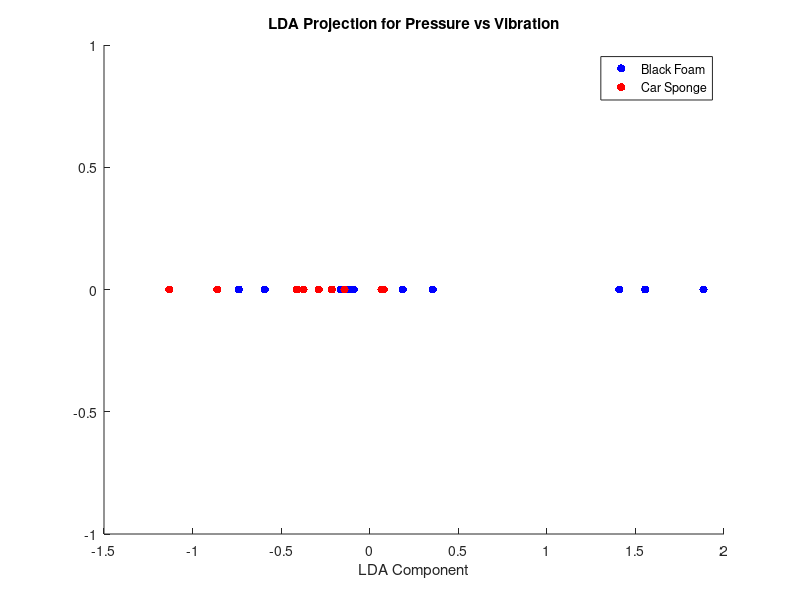
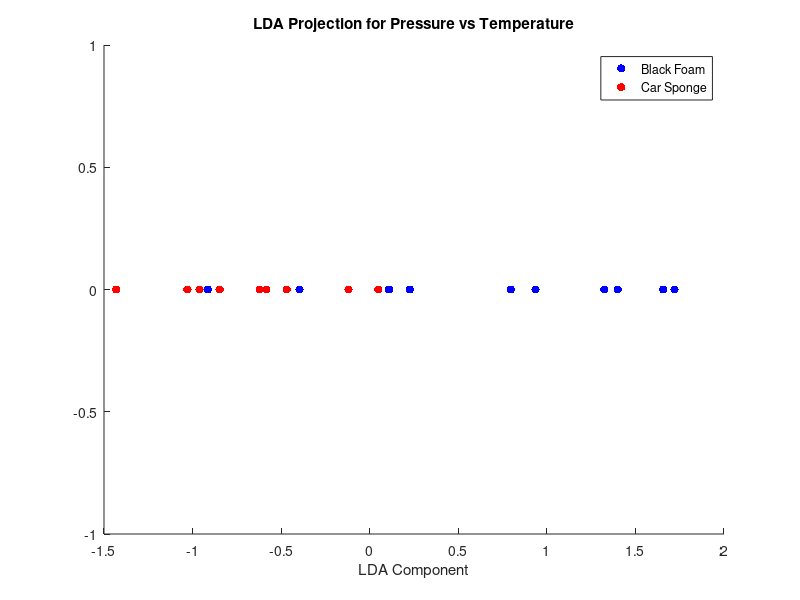
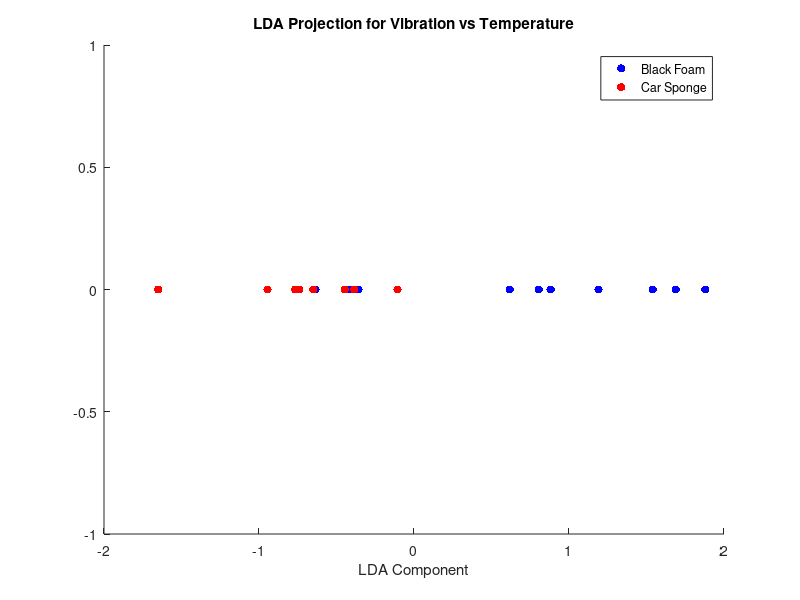

Reproduce these figures in MATLAB, in order.
data = load('Lab1/F0_PVT.mat');

pressure_black_foam = data.Pressure(2,:)';
vibration_black_foam = data.Vibration(2,:)';
temperature_black_foam = data.Temperature(2,:)';

pressure_car_sponge = data.Pressure(3,:)';
vibration_car_sponge = data.Vibration(3,:)';
temperature_car_sponge = data.Temperature(3,:)';

X_pv = [pressure_black_foam vibration_black_foam; pressure_car_sponge vibration_car_sponge];
X_pt = [pressure_black_foam temperature_black_foam; pressure_car_sponge temperature_car_sponge];
X_vt = [vibration_black_foam temperature_black_foam; vibration_car_sponge temperature_car_sponge];

% Create label vectors for the classes
labels_pv = [ones(size(pressure_black_foam)); 2 * ones(size(pressure_car_sponge))];
labels_pt = labels_pv;  % Same labels for all, since the class division is the same
labels_vt = labels_pv;

% Perform LDA and plot for each feature pair
feature_pairs = {X_pv, X_pt, X_vt};
pair_names = {'Pressure vs Vibration', 'Pressure vs Temperature', 'Vibration vs Temperature'};
labels = {labels_pv, labels_pt, labels_vt};

for i = 1:length(feature_pairs)
    % Standardize the data for the current pair
    X_std = (feature_pairs{i} - mean(feature_pairs{i})) ./ std(feature_pairs{i});
    
    % Calculate the means for each class for the current feature pair
    mean_class1 = mean(X_std(labels{i} == 1,:));
    mean_class2 = mean(X_std(labels{i} == 2,:));
    
    % Compute the within-class scatter matrix
    S_W = cov(X_std(labels{i} == 1,:)) + cov(X_std(labels{i} == 2,:));
    
    % Compute the between-class scatter matrix
    mean_diff = mean_class1 - mean_class2;
    S_B = (mean_diff' * mean_diff) * sum(labels{i} == 1); % Use the number of observations in class 1
    
    % Solve the generalized eigenvalue problem
    [V, D] = eig(S_B, S_W);
    [~, ind] = sort(diag(D), 'descend');
    W = V(:,ind(1)); % Select the eigenvector with the largest eigenvalue
    
    % Project the data onto the LDA component
    Y_class1 = X_std(labels{i} == 1,:) * W;
    Y_class2 = X_std(labels{i} == 2,:) * W;
    
    % Plot the LDA projection for the current feature pair
    figure;
    scatter(Y_class1, zeros(size(Y_class1, 1), 1), 'b', 'filled');
    hold on;
    scatter(Y_class2, zeros(size(Y_class2, 1), 1), 'r', 'filled');
    title(['LDA Projection for ', pair_names{i}]);
    xlabel('LDA Component');
    ylabel(''); % No y-axis label needed as this is a 1D plot
    legend('Black Foam', 'Car Sponge');
    hold off;
end

%COMMENT ON RESULT, FOR TEMPERATURE AND VIRB the car and black are not easy
%to seperated
